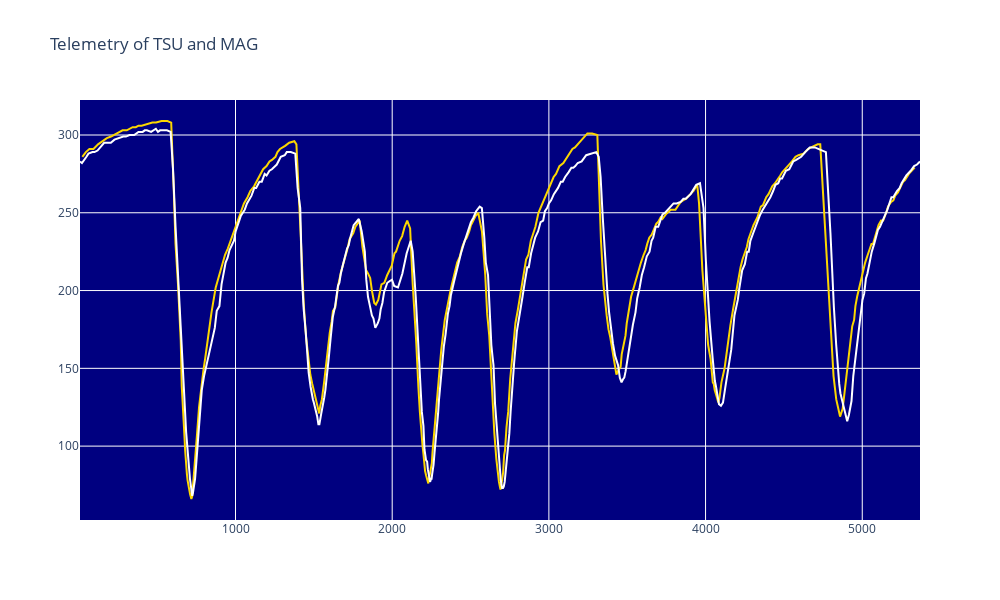

Here is the notebook cell this chart was saved with:
### Code cell
# Create subplots with shared x-axis
fig = make_subplots(
    rows=1,
    cols=1,
    shared_xaxes=True,
)

# Add traces for each subplot
fig.add_trace(
    go.Scatter(
        x=fastest_yuki["Distance"],
        y=fastest_yuki["Speed"],
        mode="lines",
        name="TSU",
        line=dict(color=ff1.plotting.team_color("RBR")),
        hovertemplate="%{y} km/h", 
        
    ),
    row=1,
    col=1,
)
fig.add_trace(
    go.Scatter(
        x=fastest_mag["Distance"],
        y=fastest_mag["Speed"],
        mode="lines",
        name="MAG",
        line=dict(color=ff1.plotting.team_color("HAS")),
        hovertemplate="%{y} km/h",
        
    ),
    row=1,
    col=1,
)


# Update x-axis labels for the last subplot
fig.update_xaxes(title_text="Lap distance (meters)", row=7, col=1)

# Update layout for hover mode
fig.update_layout(
    title="Telemetry of TSU and MAG",
    showlegend=False,
    height=600,
    width=1000,
    plot_bgcolor="navy",
    hovermode="x unified",
    hoverlabel=dict(bgcolor="white", font_size=11, font_family="Arial"),
)

# Show figure
fig.show()

### Figure 1 — Plotly figure (JSON) as saved in the notebook; plotly's stock layout.template omitted (floating-point values rounded to 4 significant figures; data arrays with more than 128 entries replaced by an {"elided": "..."} marker saying what was removed)
{"data": [{"hovertemplate": "%{y} km/h", "line": {"color": "#fcd700"}, "mode": "lines", "name": "TSU", "type": "scatter", "x": {"elided": "352 float values"}, "xaxis": "x", "y": {"elided": "352 int values"}, "yaxis": "y"}, {"hovertemplate": "%{y} km/h", "line": {"color": "#ffffff"}, "mode": "lines", "name": "MAG", "type": "scatter", "x": {"elided": "367 float values"}, "xaxis": "x", "y": {"elided": "367 int values"}, "yaxis": "y"}], "layout": {"height": 600, "hoverlabel": {"bgcolor": "white", "font": {"family": "Arial", "size": 11}}, "hovermode": "x unified", "plot_bgcolor": "navy", "showlegend": false, "title": {"text": "Telemetry of TSU and MAG"}, "width": 1000, "xaxis": {"anchor": "y", "domain": [0, 1]}, "yaxis": {"anchor": "x", "domain": [0, 1]}}}
